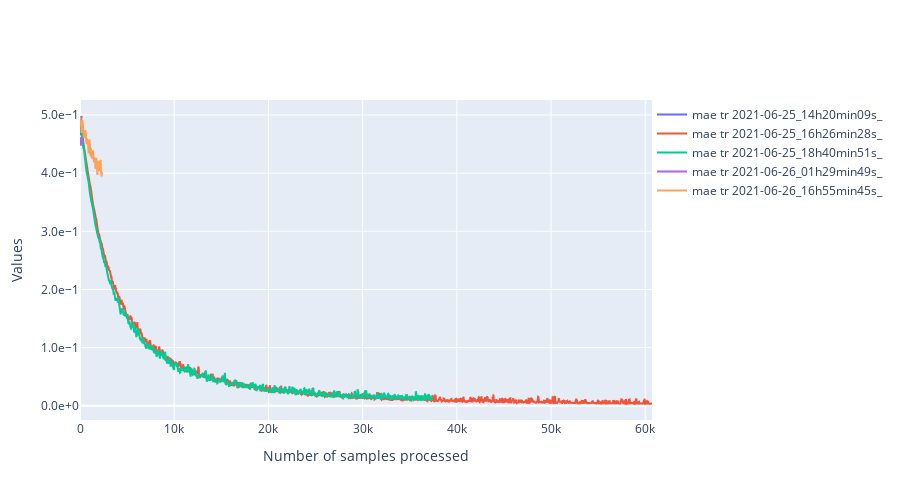

Notebook source saved alongside this figure:
### Code cell
filtered_dataframe = data.df
import ipywidgets as widgets
class PersoToggleButton(widgets.ToggleButton):
    def __init__(self,name=None,*args,**kargs):
        super(PersoToggleButton, self).__init__(*args,**kargs)
        self.name = name

compute_width = lambda value:f"{max(len(str(value)) * 12, 60) + 20}px"
list_vertical_widgets = []
dico_changing_widgets_metadata = {}
list_changing_widgets_metrics = []
list_changing_widgets_tr_valid = []
# Widgets for the metadata ------------------------------------------------------------------
label_metadata_filter = "Metadata"
llocalvertwidgets = []
dico_changing_widgets_reorganized = {"metadata":{},"metrics":{},"mode":{}}
for metadata_name in df.columns:

    if metadata_name == "folder_id":
        continue
    possible_values = df[metadata_name].unique()
    label = widgets.Label(metadata_name)
    dico_changing_widgets_reorganized["metadata"][metadata_name] = {str(value):PersoToggleButton(
        value=True,
        description=str(value),
        disabled=False,
        button_style='', # 'success', 'info', 'warning', 'danger' or ''
        tooltip='',
        icon='check',
        layout = widgets.Layout(width = compute_width(value), margin='0px 0px 0px 0px'),
        name="metadata|"+metadata_name
    ) for value in possible_values}

    possibilities = list(dico_changing_widgets_reorganized["metadata"][metadata_name].values())
    dico_changing_widgets_metadata[metadata_name] = possibilities
    box = widgets.HBox(layout=widgets.Layout(width='100%',display='inline-flex',flex_flow='row wrap'),width='100%')
    box.overflow_x = 'auto'
    box.children = [label]+possibilities
    llocalvertwidgets.append(box)

box = widgets.VBox(width='100%')
box.children = llocalvertwidgets
list_vertical_widgets.append(box)
# Widgets to select metrics ---------------------------------------------------------------
label_metrics_filter = "Metrics"
dico_changing_widgets_reorganized["metrics"] = {str(metric_name):PersoToggleButton(
        value=True,
        description=metric_name,
        disabled=False,
        button_style='', # 'success', 'info', 'warning', 'danger' or ''
        tooltip='',
        icon='check',
        layout = widgets.Layout(width = compute_width(metric_name), margin='0px 0px 0px 0px'),
        name="metrics"
    )
    for metric_name in available_metrics}
possibilities = list(dico_changing_widgets_reorganized["metrics"].values())
list_changing_widgets_metrics = possibilities
box = widgets.HBox(layout=widgets.Layout(width='100%',display='inline-flex',flex_flow='row wrap'),width='100%')
box.overflow_x = 'auto'
box.children = possibilities
list_vertical_widgets.append(box)

# widgets to select tr or valid ----------------------------------------------------------
label_tr_valid_filter = "Mode_of_training"
possibilities = [PersoToggleButton(
        value=True,
        description=mode,
        disabled=False,
        button_style='', # 'success', 'info', 'warning', 'danger' or ''
        tooltip='',
        icon='check',
        layout = widgets.Layout(width = compute_width(mode), margin='0px 0px 0px 0px'),
        name="mode"
    )
    for mode in ["tr","valid"]]
list_changing_widgets_tr_valid = possibilities
box = widgets.HBox(layout=widgets.Layout(width='100%',display='inline-flex',flex_flow='row wrap'),width='100%')
box.overflow_x = 'auto'
box.children = possibilities
list_vertical_widgets.append(box)

titles = ["Metadata", "Metrics","Mode_of_training"]
l = []
for i,[item,title] in enumerate((zip(list_vertical_widgets,titles))):
    accordion = widgets.Accordion(children=[item],titles=(title,))
    accordion.set_title(0,title)
    accordion.selected_index = 0
    if i == 0:
        accordion.selected_index = None
    l.append(accordion)
# widget for moving average
moving_average = widgets.IntText(
    value=100,
    description='mean_window',
    disabled=False
)
# widget to toggle log scale for the y axis
y_log_scale = widgets.ToggleButton(
        value=True,
        description="logy",
        disabled=False,
        button_style='', # 'success', 'info', 'warning', 'danger' or ''
        tooltip='',
        icon='check',
        layout = widgets.Layout(width = compute_width("logy"), margin='0px 0px 0px 0px')
    )

global_box = widgets.VBox(l+[moving_average,y_log_scale])

# Handlers --------------------------------------------------------------------------------------
from IPython.display import display,clear_output
import plotly.graph_objects as go
import main.src.analysis.tools as tls

def filter_metrics(runs):
    global states
    new_dico = {}
    for f,dico in dico_metrics.items():
        if f not in runs:
            continue
        new_dico[f] = {}
        for metric_name,list_values in dico.items():
            if states["metrics"][metric_name] is True:
                new_dico[f][metric_name] = list_values
    return new_dico
def plot(dico_vals,filtered_dataframe):
    global states
    import numpy as np
    list_scatters = []
    import matplotlib.pyplot as plt
    for run,dico_metrics in dico_vals.items():
        line_dataframe = filtered_dataframe[filtered_dataframe["folder_id"] == run]
        batch_size_tr = line_dataframe["tr_batch_size"].values[0]
        batch_size_valid = line_dataframe["valid_batch_size"].values[0]
        for metric_name,metric_values in dico_metrics.items():
            if metric_name == "loss":
                metric_name = "loss_"+filtered_dataframe[filtered_dataframe["folder_id"] == run]["loss"].values[0]
                access_name = "_loss"
            else:
                access_name = "_values"
            global states
            for mode,state in states["mode"].items():
                if state is False:
                    continue
                batch_size = batch_size_tr if mode == "tr" else batch_size_valid
                if "loss" in metric_name:
                    access_name1 = "attr_"+mode+access_name
                else:
                    access_name1 = mode + access_name
                v = metric_values[access_name1]
                window = int(moving_average.value/batch_size)
                new_values = []
                for i in range(len(v)-window):
                    new_values.append(np.mean(v[i:min(i+window,len(v))]))
                v = np.array(new_values)
                x = np.arange(0,v.shape[0]) * batch_size
                x = pd.Series(x)
                v = pd.Series(v)
                graph = go.Scatter(x=x,y=v,mode='lines',name=f"{metric_name} {mode} {run}",
                                   hovertemplate='Sample n°: %{x}'+f'<br>{metric_name} {mode}<br>{run}:'+' %{y}')
                list_scatters.append(graph)
    plt.clf()
    fig = go.Figure(
        data=list_scatters,
        layout=go.Layout(
            title=go.layout.Title(text=""),
            xaxis_title="Number of samples processed",
            yaxis_title="Values",
            legend=dict(
                orientation="h",
                y=1,
                x=1
            ),
            yaxis={'tickformat':'.1e',},
            width=900,
            height = 500
        ),
    )
    if states["others"]["logy"] is True:
        fig.update_yaxes(type="log")
    clear_output()
    display(global_box)
    fig.show()
states = {"others":{"mean_window":moving_average.value,"logy":False},
          "mode":{"tr":False,"valid":False},
          "metrics":{k:False for k in available_metrics},
          "metadata":{k:{
              str(k1):False for k1 in df[k].unique()
          } for k in df.columns}
          }
def handler(v):
    global query
    if v["name"] == "disabled":
        return
    global states
    try:
        name = "others"
        try:
            name = v["owner"].name
        except:
            pass
        name = name.split("|")
        try:
            new_val = not(v["new"]["value"])
        except:
            new_val = not(v["new"])
    except Exception as e:
        return
    if len(name) == 2:
        states[name[0]][name[1]][v["owner"].description] = not(states[name[0]][name[1]][v["owner"].description])
    else:
        states[name[0]][v["owner"].description] = not(states[name[0]][v["owner"].description])
    runs = filtered_dataframe["folder_id"].unique()
    dico_vals = filter_metrics(runs)
    plot(dico_vals,filtered_dataframe)
    try:
        print(dico_vals['2021-06-20_17h39min55s_']["mae"])
    except:
        pass
    print(metric_name)

for name,liste_w in dico_changing_widgets_metadata.items():
    for w in liste_w:
        w.observe(handler)
for w in list_changing_widgets_metrics:
    w.observe(handler)
list_changing_widgets_metrics[-1].value = True
for w in list_changing_widgets_tr_valid:
    w.observe(handler)
for w in [moving_average,y_log_scale]:
    w.observe(handler)
global_box

### Figure 1 — Plotly figure (JSON) as saved in the notebook; plotly's stock layout.template omitted (floating-point values rounded to 4 significant figures; data arrays with more than 128 entries replaced by an {"elided": "..."} marker saying what was removed)
{"data": [{"hovertemplate": "Sample n°: %{x}<br>mae tr<br>2021-06-25_14h20min09s_: %{y}", "mode": "lines", "name": "mae tr 2021-06-25_14h20min09s_", "type": "scatter", "x": [0, 10, 20, 30, 40, 50, 60, 70, 80, 90, 100, 110, 120, 130, 140, 150, 160, 170, 180], "y": [0.4738, 0.4766, 0.4667, 0.4734, 0.4653, 0.4676, 0.469, 0.473, 0.4713, 0.4817, 0.489, 0.4908, 0.4921, 0.4944, 0.4982, 0.4898, 0.4908, 0.4835, 0.4945]}, {"hovertemplate": "Sample n°: %{x}<br>mae tr<br>2021-06-25_16h26min28s_: %{y}", "mode": "lines", "name": "mae tr 2021-06-25_16h26min28s_", "type": "scatter", "x": {"elided": "6073 int values"}, "y": {"elided": "6073 float values"}}, {"hovertemplate": "Sample n°: %{x}<br>mae tr<br>2021-06-25_18h40min51s_: %{y}", "mode": "lines", "name": "mae tr 2021-06-25_18h40min51s_", "type": "scatter", "x": {"elided": "3739 int values"}, "y": {"elided": "3739 float values"}}, {"hovertemplate": "Sample n°: %{x}<br>mae tr<br>2021-06-26_01h29min49s_: %{y}", "mode": "lines", "name": "mae tr 2021-06-26_01h29min49s_", "type": "scatter", "x": [0, 10, 20, 30, 40, 50, 60, 70, 80, 90, 100, 110, 120, 130, 140, 150, 160, 170, 180], "y": [0.4618, 0.4593, 0.4557, 0.4557, 0.4514, 0.4529, 0.4537, 0.454, 0.4538, 0.4514, 0.4482, 0.4475, 0.4518, 0.4521, 0.4599, 0.462, 0.4595, 0.455, 0.4574]}, {"hovertemplate": "Sample n°: %{x}<br>mae tr<br>2021-06-26_16h55min45s_: %{y}", "mode": "lines", "name": "mae tr 2021-06-26_16h55min45s_", "type": "scatter", "x": {"elided": "236 int values"}, "y": {"elided": "236 float values"}}], "layout": {"height": 500, "legend": {"orientation": "h", "x": 1, "y": 1}, "title": {"text": ""}, "width": 900, "xaxis": {"title": {"text": "Number of samples processed"}}, "yaxis": {"tickformat": ".1e", "title": {"text": "Values"}}}}
